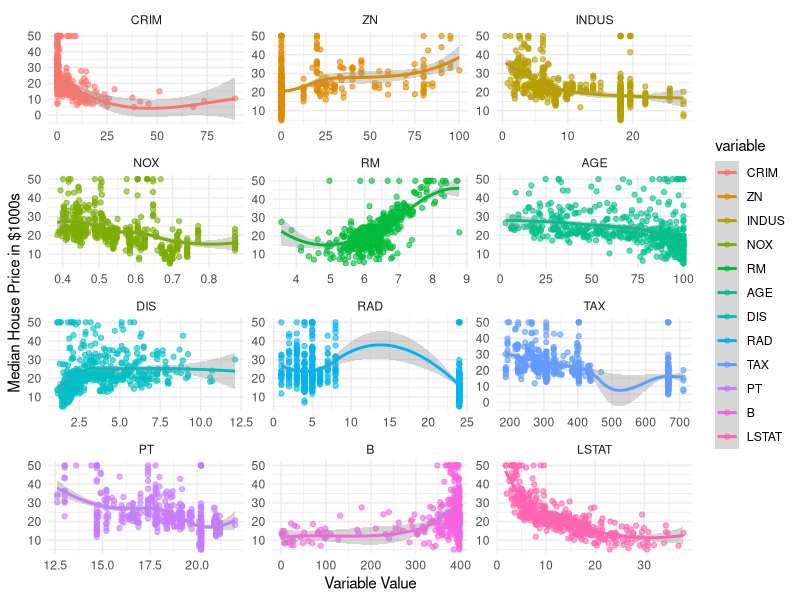
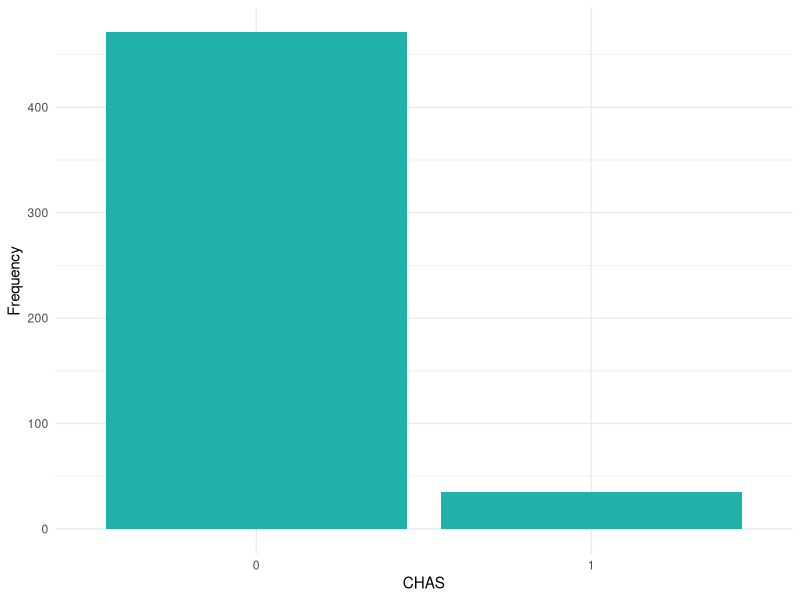
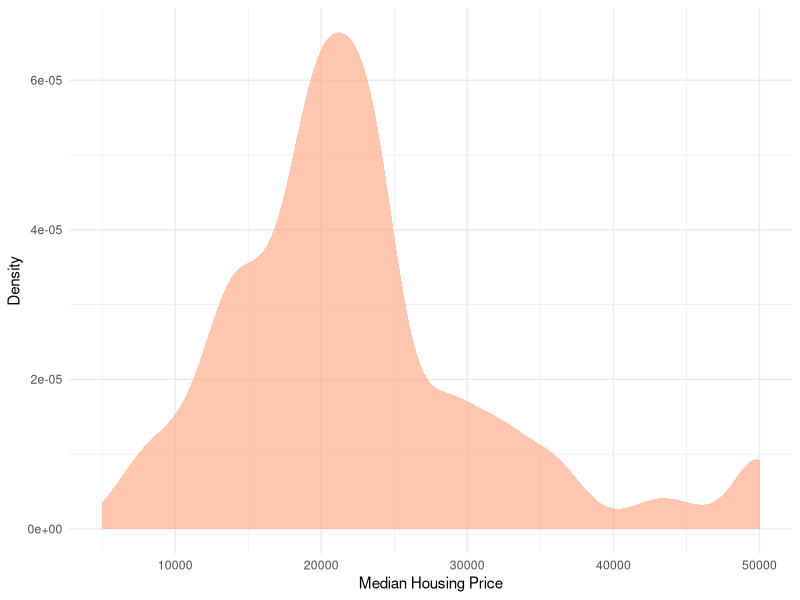
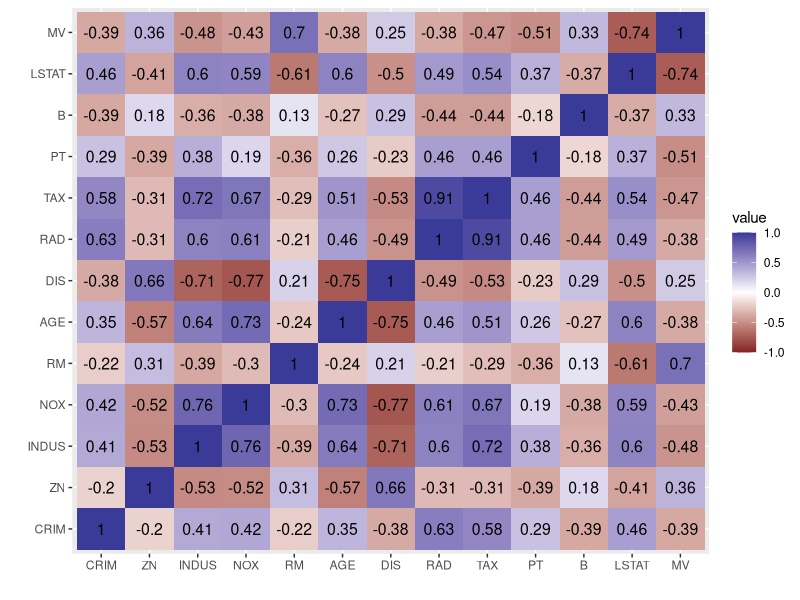
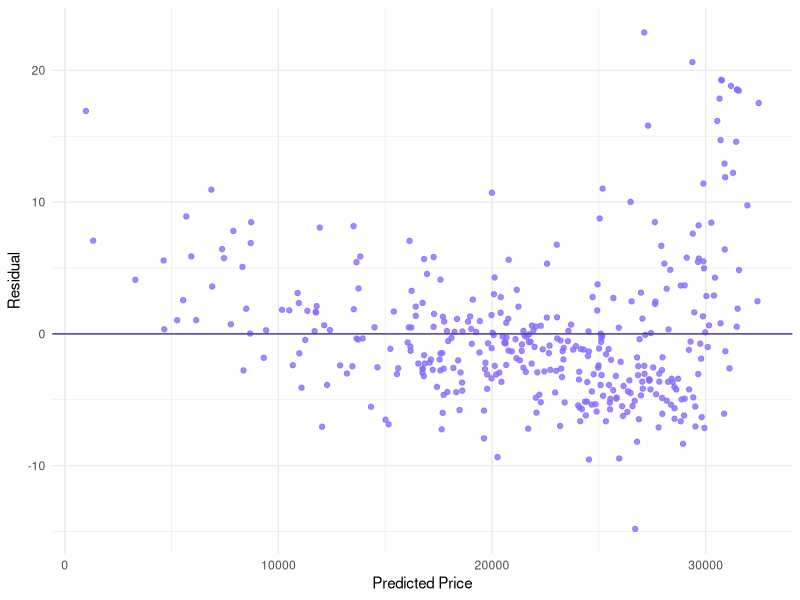
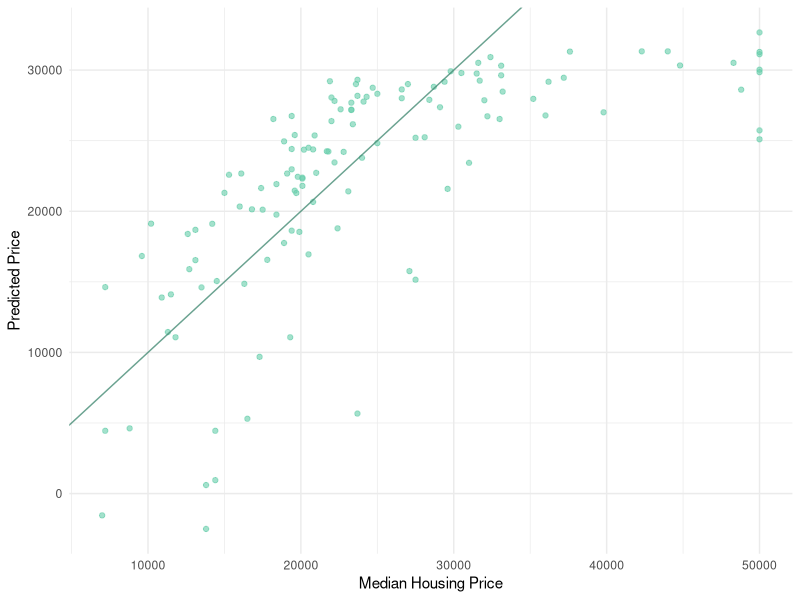
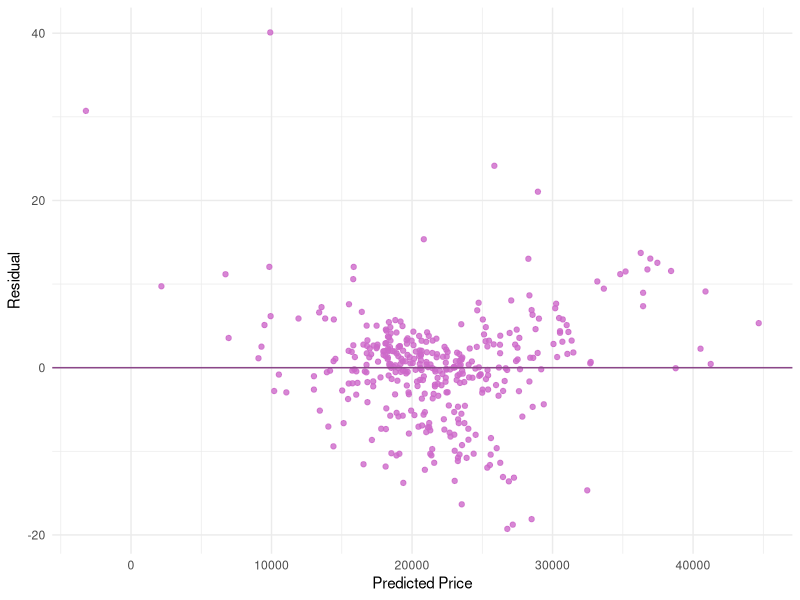
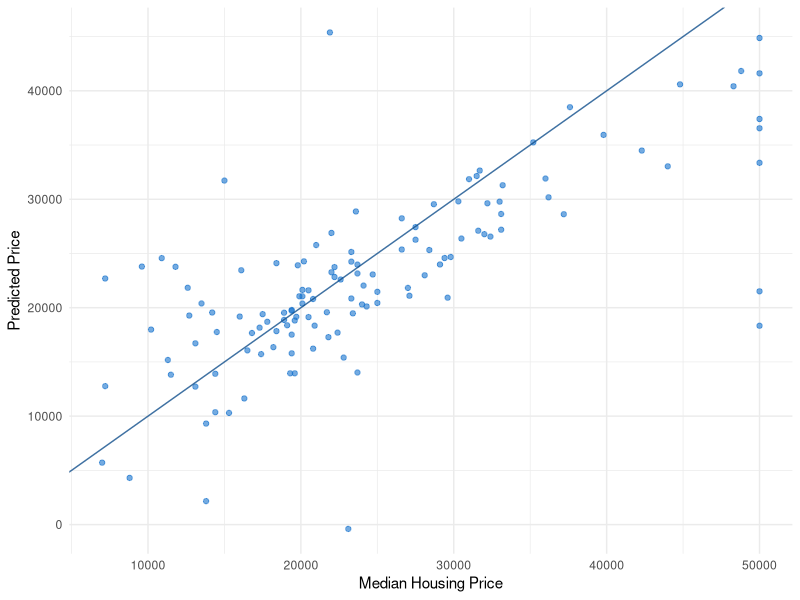

Write R code to recreate these figures, in order.
library(ggplot2)
library(dplyr)
library(reshape2)
library(Metrics)
library(car)
library(MASS)


########################################
## Reading the Boston Housing Dataset ##
########################################

boston <- read.csv("boston.csv", header = T)

################################################################################
# CRIM : per capita crime rate by town.                                        #
# ZN : proportion of residential land zoned for lots over 25,000 sq.ft.        #
# INDUS : proportion of non-retail business acres per town.                    #
# CHAS : Charles River dummy variable (= 1 if tract bounds river; 0 otherwise).#
# NOX : nitrogen oxides concentration (parts per 10 million).                  #
# RM : average number of rooms per dwelling.                                   #
# AGE : proportion of owner-occupied units built prior to 1940.                #
# DIS : weighted mean of distances to five Boston employment centres.          #
# RAD : index of accessibility to radial highways.                             #
# TAX : full-value property-tax rate per $10,000.                              #
# PT : pupil-teacher ratio by town.                                            #
# B : 1000(Bk - 0.63)^2 where Bk is the proportion of blacks by town.          #
# LSTAT : lower status of the population (percent).                            #
# MV : median value of owner-occupied homes in $1000s.                         #
################################################################################


########################################
## IF column name of CRIM is X...CRIM ##
########################################
names(boston)[1] <- "CRIM"
########################################

summary(boston$MV*1000)

quantile(boston$MV*1000, seq(0,1,0.01))

####################################################
# Minimum 1st Qu.  Median    Mean 3rd Qu.  Maximum #
# 5000   17025   21200   22533   25000   50000     #
####################################################

#######################
## Checking for NA's ##
#######################

length(which(is.na(boston)))


############
# Plots    #
############

## Scatter Plots
  melted_boston <- melt(boston[,-4], id.vars = "MV")

  ggplot(melted_boston, aes(x=value, y=MV, colour=variable)) +
  geom_point(alpha = 0.6) +
  stat_smooth() +
  facet_wrap(~variable, scales="free", ncol=3) +
  theme_minimal()+
  labs(x="Variable Value", y="Median House Price in $1000s")
  
## Bar Plot of CHAS
  ggplot(boston, aes(x=as.factor(CHAS)))+
    geom_bar(fill="lightseagreen")+
    theme_minimal() +
    labs(x="CHAS", y="Frequency")

## Density Plot ##
ggplot(boston, aes(x=MV*1000)) +
  stat_density(fill="lightsalmon1", alpha=0.6) +
  theme_minimal() +
  labs(x="Median Housing Price", y="Density")

######################
## Correlation Plot ##
######################


boston_cor <- round(cor(boston[,-4]),2)

melted_cormat <- melt(boston_cor)

ggplot(melted_cormat,aes(x=Var1,y=Var2,fill=value)) + 
  geom_tile() +
  geom_text(aes(Var2, Var1, label = value), color = "black", size = 4) + 
  scale_fill_gradient2(limits=c(-1, 1)) +
  labs(x="", y="")

  

##########################
## REGRESSION MODELLING ##
##########################

set.seed(100)

# Creating test indices
trainindices <- sample(1:nrow(boston), 0.75*nrow(boston))

# Split data
train <- boston[trainindices, ]
test <- boston[-trainindices, ]


############################
# Single Linear Regression #
############################
## For LSTAT and RM       ##
############################


#############
### LSTAT ###
#############

# Training Model For LSTAT
SLR_Model1 <- lm(MV~LSTAT, data = train)
summary(SLR_Model1)

# Residuals:
#   Min      1Q  Median      3Q     Max 
# -10.192  -4.322  -1.383   2.102  24.228 

# Coefficients:
#   Estimate Std. Error t value Pr(>|t|)    
# (Intercept) 35.30147    0.66288   53.25   <2e-16 ***
#   LSTAT       -0.99994    0.04718  -21.19   <2e-16 ***
#   ---
#   Signif. codes:  0 '***' 0.001 '**' 0.01 '*' 0.05 '.' 0.1 ' ' 1

# Residual standard error: 6.362 on 377 degrees of freedom
# Multiple R-squared:  0.5437,	Adjusted R-squared:  0.5424 
# F-statistic: 449.1 on 1 and 377 DF,  p-value: < 2.2e-16

## Residual Scatter Plot
ggplot(SLR_Model1)+
  geom_point(aes(x=.fitted*1000, y=.resid), color="slateblue1", alpha=0.8) +
  geom_hline(yintercept = 0, color="slateblue4") +
  theme_minimal() +
  labs(x="Predicted Price", y="Residual")


## Scatter plot
ggplot(test, aes(x=MV*1000, y=predict(SLR_Model1, test[,-14])*1000)) +
  geom_point(alpha=0.6, color="aquamarine3") +
  geom_abline(alpha=0.8, color="aquamarine4") +
  theme_minimal() +
  labs(x="Median Housing Price", y="Predicted Price")


# Calculating r and r-squared values

# r
cor(test$MV, predict(SLR_Model1, test[,-14]))
## 0.7283513

# r-squared
cor(test$MV, predict(SLR_Model1, test[,-14]))^2
## 0.5304956

##########
### RM ###
##########

# Training Model For RM
SLR_Model2 <- lm(MV~RM, data = train)
summary(SLR_Model2)

# Residuals:
#     Min      1Q  Median      3Q     Max 
# -24.669  -2.393   0.130   2.986  39.708 

# Coefficients:
#             Estimate Std. Error t value Pr(>|t|)    
# (Intercept) -37.0288     3.0242  -12.24   <2e-16 ***
# RM            9.5213     0.4761   20.00   <2e-16 ***
# ---
# Signif. codes:  0 '***' 0.001 '**' 0.01 '*' 0.05 '.' 0.1 ' ' 1

# Residual standard error: 6.56 on 377 degrees of freedom
# Multiple R-squared:  0.5148,	Adjusted R-squared:  0.5135 
# F-statistic:   400 on 1 and 377 DF,  p-value: < 2.2e-16


## Residual Scatter Plot
ggplot(SLR_Model2)+
  geom_point(aes(x=.fitted*1000, y=.resid), color="orchid3", alpha=0.8) +
  geom_hline(yintercept = 0, color="orchid4") +
  theme_minimal() +
  labs(x="Predicted Price", y="Residual")

## Scatter plot
ggplot(test, aes(x=MV*1000, y=predict(SLR_Model2, test[,-14])*1000)) +
  geom_point(alpha=0.6, color="dodgerblue3") +
  geom_abline(alpha=0.8, color="dodgerblue4") +
  theme_minimal() +
  labs(x="Median Housing Price", y="Predicted Price")

# Calculating r and r-squared values

# r
cor(test$MV, predict(SLR_Model2, test[,-14]))
## 0.7451573

# r-squared
cor(test$MV, predict(SLR_Model2, test[,-14]))^2
## 0.5552594


##############################
# Multiple Linear Regression #
##############################

model_1 <- lm(MV~., data=train)
summary(model_1)


# Performing StepAIC on model_1
stepAIC(model_1, direction = "both") 

# Removing AGE and INDUS as stepAIC suggests

model_2 <- lm(formula = MV ~ CRIM + ZN + CHAS + NOX + 
                RM + DIS + RAD + TAX + 
                PT + B + LSTAT, 
              data = train)

summary(model_2)

sort(vif(model_2), decreasing = T)

#===================================#
# variable  | vif        | p-value  #
#===================================#
# TAX       | 7.309419   | 0.018244 #
#===================================#

model_3 <- lm(formula = MV ~ CRIM + ZN + CHAS + NOX + 
                RM + DIS + RAD +
                PT + B + LSTAT, 
              data = train)

summary(model_3)

sort(vif(model_3), decreasing = T)

#===================================#
# variable  | vif        | p-value  #
#===================================#
# NOX       | 3.511627   | 3.35e-07 #
#===================================#
# DIS       | 3.295402   | 1.19e-10 #
#===================================#


## Since p-value is lowest for the higher vifs

## Checking for correlation between NOX and DIS
cor(boston$NOX, boston$DIS)
##  -0.7692301
## High negative correlation

## Checking vifs by removing one of them at a time.
### Removing NOX
model_3.1 <- lm(formula = MV ~ CRIM + ZN + CHAS +
                RM + DIS + RAD +
                PT + B + LSTAT, 
              data = train)

summary(model_3.1)

sort(vif(model_3.1), decreasing = T)

### Removing DIS
model_3.2 <- lm(formula = MV ~ CRIM + ZN + CHAS + NOX + 
                RM + RAD +
                PT + B + LSTAT, 
              data = train)

summary(model_3.2)

sort(vif(model_3.2), decreasing = T)

## VIF is lowered more by removing NOX
## R-squared and Adj R-Squared change is less by removing NOX

#===================================#
# variable  | vif        | p-value  #
#===================================#
# NOX       | 3.511627   | 3.35e-07 #
#===================================#

model_4 <- lm(formula = MV ~ CRIM + ZN + CHAS +
                  RM + DIS + RAD +
                  PT + B + LSTAT, 
                data = train)

summary(model_4)

sort(vif(model_4), decreasing = T)

#===================================#
# variable  | vif        | p-value  #
#===================================#
# RAD       | 2.256700   | 0.075527 #
#===================================#

model_5 <- lm(formula = MV ~ CRIM + ZN + CHAS +
                RM + DIS +
                PT + B + LSTAT, 
              data = train)

summary(model_5)

sort(vif(model_5), decreasing = T)

#===================================#
# variable  | vif        | p-value  #
#===================================#
# CRIM      | 1.421117   | 0.010167 #
#===================================#

model_6 <- lm(formula = MV ~ ZN + CHAS +
                RM + DIS +
                PT + B + LSTAT, 
              data = train)

summary(model_6)

sort(vif(model_6), decreasing = T)

#===================================#
# variable  | vif        | p-value  #
#===================================#
# ZN        | 2.027475   | 0.019812 #
#===================================#

model_7 <- lm(formula = MV ~ CHAS +
                RM + DIS +
                PT + B + LSTAT, 
              data = train)

summary(model_7)

sort(vif(model_7), decreasing = T)

#===================================#
# variable  | vif        | p-value  #
#===================================#
# B         | 1.183324   | 0.002921 #
#===================================#

model_8 <- lm(formula = MV ~ CHAS +
                RM + DIS +
                PT + LSTAT, 
              data = train)

summary(model_8)

sort(vif(model_8), decreasing = T)


## Predicting the prices

test$Predicted.Price <- predict(model_8, test[,-14])

# R and R-Squared for predicted values
r <- cor(test$MV, test$Predicted.Price)
r
rSquared <- cor(test$MV, test$Predicted.Price)^2
rSquared

## Residual Scatter Plot
ggplot(model_8)+
  geom_point(aes(x=.fitted*1000, y=.resid), color="mediumorchid4", alpha=0.8) +
  geom_hline(yintercept = 0, color="mediumpurple") +
  theme_minimal() +
  labs(x="Predicted Price", y="Residual")

## Scatter Plot of Predicted Price
ggplot(test, aes(MV*1000, Predicted.Price*1000)) +
  geom_point(alpha=0.6, color="turquoise") +
  geom_abline(color="turquoise") +
  theme_minimal() +
  labs(x="Median Housing Price", y="Predicted Price")
